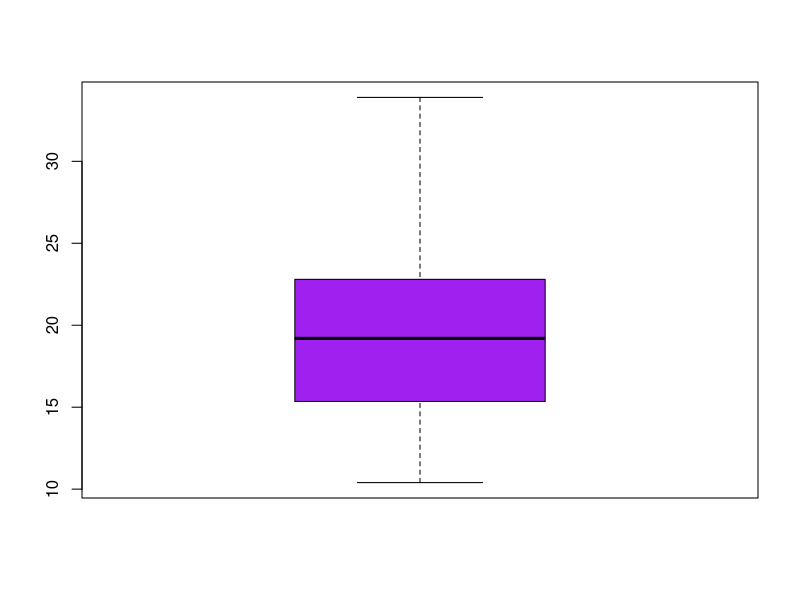

This figure's R source:
#  Simple script to demo RStudio... 

# R Studio Notes:

# - R Studio drop down menus and toolbar
# - Tabs to provide transparency.
# - Working directory matters.

a <- 42
A <- a * 2  # R is case sensitive
print(a)
cat(A, "\n") # "84" is concatenated with "\n" and displayed

if(A>a) # true, 84 > 42
{
  cat(A, ">", a)
} 

autodf <- mtcars

boxplot(autodf$mpg, col="purple")

#  A basic Excel like data frame editor...
# edit(autodf)


